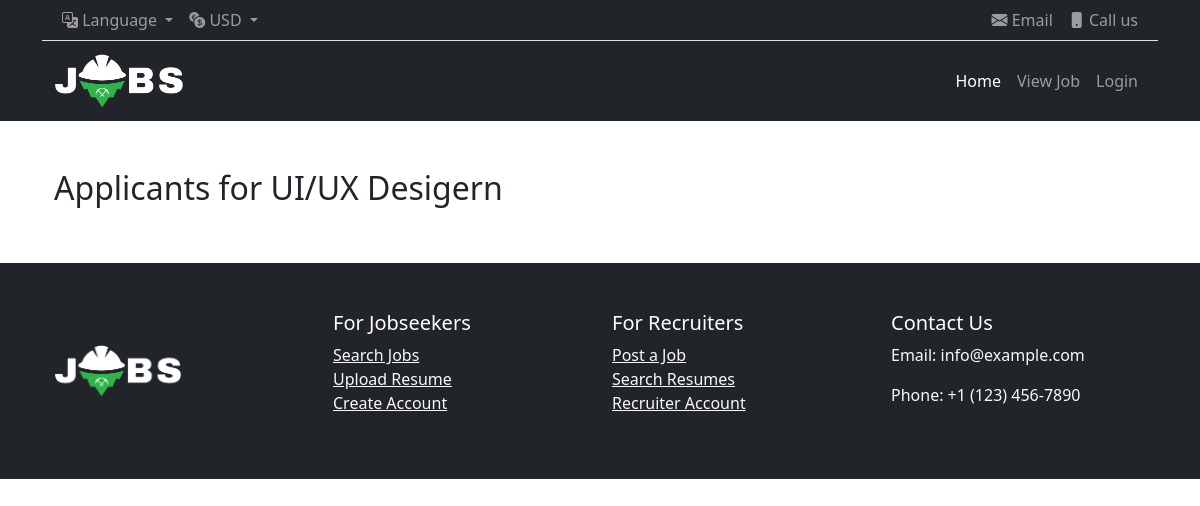
The app's page /applicant_list/4, older data.
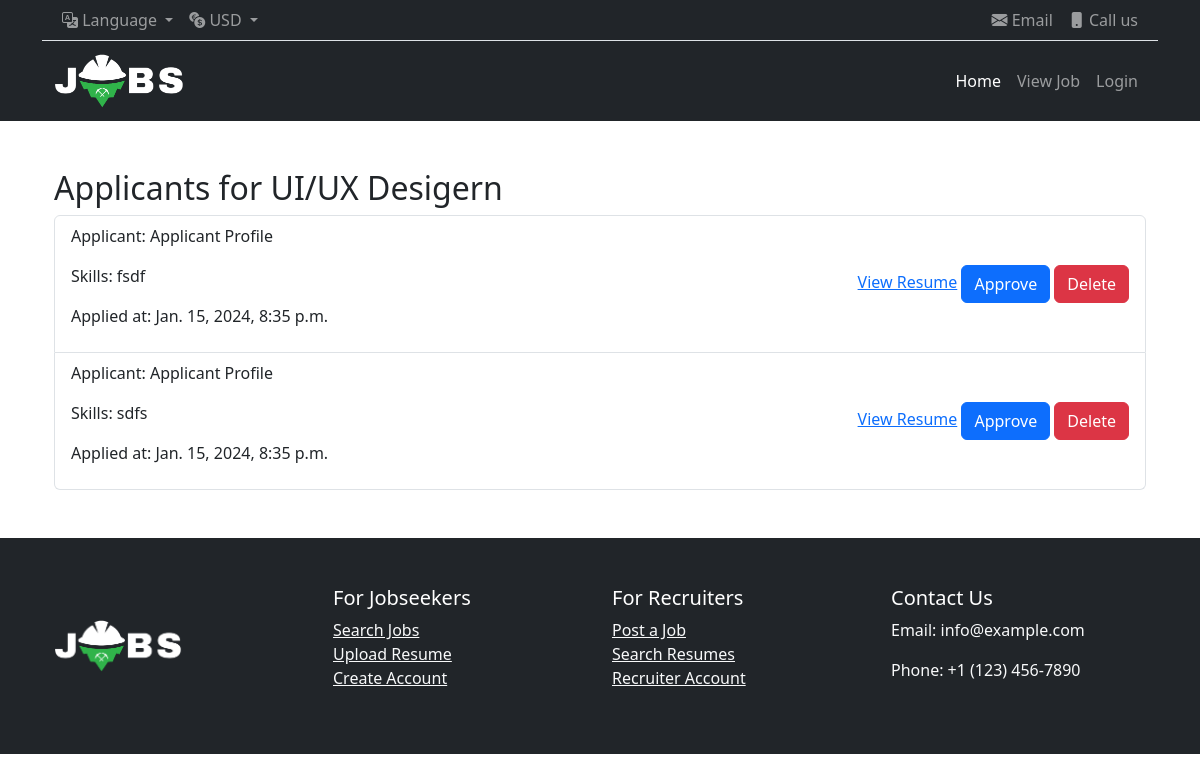
The same page, newer data.
### portalApp/models.py (models this page shows, shortened)
class jobApplyModel(models.Model):
    job=models.ForeignKey(job_model,on_delete=models.CASCADE,related_name='applications')
    applicant=models.ForeignKey(Custom_User,on_delete=models.CASCADE)
    applied_at = models.DateTimeField(auto_now_add=True)
    skills = models.CharField(max_length=255, blank=True, null=True)
    resume = models.FileField(upload_to='resumes/', blank=True, null=True)

### authentication/models.py (models this page shows, shortened)
class Custom_User(AbstractUser):
    USER=[
        ('Applicant','Applicant'),('Recruiter','Recruiter'),('Admin','Admin'),
    ]
    display_name=models.CharField(max_length=100)
    email = models.EmailField()
    password=models.CharField(max_length=100)
    user_type=models.CharField(choices=USER, max_length=120)
    profile_image = models.ImageField(upload_to='profile_pic/', null=True)
    otp_token = models.CharField(max_length = 6, blank = True, null = True)
    about= models.TextField(null=True, blank = True)

### portalApp/views.py (the view)
# urls.py: path('applicant_list/<str:myid>',views.applicant_list,name='applicant_list'),
def applicant_list(request, myid):
    myJob = get_object_or_404(job_model, id=myid)
    applicants = jobApplyModel.objects.filter(job=myJob)
    context = {
        'job': myJob,
        'applicants': applicants,
    }
    return render(request,"Recruiter/applicantList.html",context)

### portalApp/templates/Recruiter/applicantList.html (shortened to what this page needs)
{% extends 'base.html' %}
{% load static %}
{% block content %}
<div class="container mt-5">
    <h2>Applicants for {{ job.job_title }}</h2>
    <ul class="list-group">
      {% for applicant in applicants %}
        <li class="list-group-item d-flex justify-content-between align-items-center">
          <div class="applicant-info">
            <p class="applicant-name">Applicant: {{ applicant.applicant.display_name }}</p>
            <p class="applicant-skills">Skills: {{ applicant.skills }}</p>
            <p class="applicant-applied-at">Applied at: {{ applicant.applied_at }}</p>
          </div>
          <div class="resume-link">
            <a href="{{ applicant.resume.url }}" target="_blank">View Resume</a>
            <a href="#" class="btn btn-primary">Approve</a>
            <a href="#" class="btn btn-danger">Delete</a>
          </div>
        </li>
      {% endfor %}
    </ul>
</div>
{% endblock content %}

Row changes from the older to the newer data that the page shows:
added jobApplyModel: applicant.display_name "Applicant Profile", skills "fsdf", applied_at "Jan. 15, 2024, 8:35 p.m."
added jobApplyModel: applicant.display_name "Applicant Profile", skills "sdfs", applied_at "Jan. 15, 2024, 8:35 p.m."
